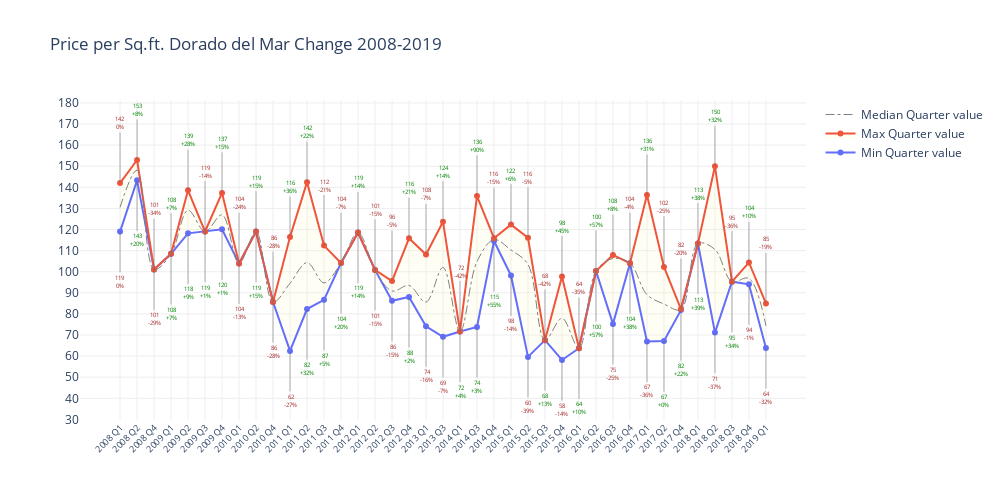

Notebook source saved alongside this figure:
### Code cell
fig = go.Figure()
fig.add_trace(go.Scatter(x= comps_q_sq.index, 
                         y= comps_q_sq['Price_min'],
                         mode='lines+markers',
                         name = 'Min Quarter value'
                           ))
fig.add_trace(go.Scatter(x= comps_q_sq.index, 
                         y= comps_q_sq['Price_max'],
                         mode='lines+markers',
                         name = 'Max Quarter value',
                         fill='tonexty',fillcolor='rgba(248, 245, 159, 0.1)'
                           ))
fig.add_trace(go.Scatter(x= comps_q_sq.index, 
                         y= comps_q_sq['Price_median'],
                         mode='lines',
                         name = 'Median Quarter value',
                         line = dict(shape = 'spline', width=1, dash='dashdot', color='grey')
                           ))
fig.update_layout(title_text='Price per Sq.ft. Dorado del Mar Change 2008-2019',
                  width=1000, height=500, plot_bgcolor='rgba(0,0,0,0)', showlegend=True,
                  yaxis=dict(gridcolor='#EEEEEE', nticks=18),
                  xaxis=dict(tickangle=-45, gridcolor='#EEEEEE', 
                             tickfont=dict(size=9)))
fig.update_layout(annotations=annotations_min)


fig.show()

### Figure 1 — Plotly figure (JSON) as saved in the notebook; plotly's stock layout.template omitted (floating-point values rounded to 4 significant figures)
{"data": [{"mode": "lines+markers", "name": "Min Quarter value", "type": "scatter", "x": ["2008 Q1", "2008 Q2", "2008 Q4", "2009 Q1", "2009 Q2", "2009 Q3", "2009 Q4", "2010 Q1", "2010 Q2", "2010 Q4", "2011 Q1", "2011 Q2", "2011 Q3", "2011 Q4", "2012 Q1", "2012 Q2", "2012 Q3", "2012 Q4", "2013 Q1", "2013 Q3", "2014 Q1", "2014 Q3", "2014 Q4", "2015 Q1", "2015 Q2", "2015 Q3", "2015 Q4", "2016 Q1", "2016 Q2", "2016 Q3", "2016 Q4", "2017 Q1", "2017 Q2", "2017 Q4", "2018 Q1", "2018 Q2", "2018 Q3", "2018 Q4", "2019 Q1"], "y": [119.0, 143.3, 101.1, 108.5, 118.2, 119.0, 120.1, 103.9, 119.0, 85.62, 62.48, 82.29, 86.67, 104.1, 118.6, 100.9, 86.21, 88.02, 74.15, 69.16, 71.66, 73.79, 114.6, 98.23, 59.63, 67.57, 58.16, 63.72, 100.3, 75.28, 104.0, 66.96, 67.11, 81.8, 113.4, 71.16, 95.28, 94.05, 63.82]}, {"fill": "tonexty", "fillcolor": "rgba(248, 245, 159, 0.1)", "mode": "lines+markers", "name": "Max Quarter value", "type": "scatter", "x": ["2008 Q1", "2008 Q2", "2008 Q4", "2009 Q1", "2009 Q2", "2009 Q3", "2009 Q4", "2010 Q1", "2010 Q2", "2010 Q4", "2011 Q1", "2011 Q2", "2011 Q3", "2011 Q4", "2012 Q1", "2012 Q2", "2012 Q3", "2012 Q4", "2013 Q1", "2013 Q3", "2014 Q1", "2014 Q3", "2014 Q4", "2015 Q1", "2015 Q2", "2015 Q3", "2015 Q4", "2016 Q1", "2016 Q2", "2016 Q3", "2016 Q4", "2017 Q1", "2017 Q2", "2017 Q4", "2018 Q1", "2018 Q2", "2018 Q3", "2018 Q4", "2019 Q1"], "y": [142.0, 152.9, 101.1, 108.5, 138.6, 119.0, 137.4, 103.9, 119.0, 85.62, 116.5, 142.4, 112.4, 104.1, 118.6, 100.9, 95.54, 115.9, 108.2, 123.7, 71.66, 135.9, 115.9, 122.3, 116.1, 67.57, 97.72, 63.72, 100.3, 108.0, 104.0, 136.4, 102.3, 82.3, 113.4, 150.0, 95.28, 104.4, 84.96]}, {"line": {"color": "grey", "dash": "dashdot", "shape": "spline", "width": 1}, "mode": "lines", "name": "Median Quarter value", "type": "scatter", "x": ["2008 Q1", "2008 Q2", "2008 Q4", "2009 Q1", "2009 Q2", "2009 Q3", "2009 Q4", "2010 Q1", "2010 Q2", "2010 Q4", "2011 Q1", "2011 Q2", "2011 Q3", "2011 Q4", "2012 Q1", "2012 Q2", "2012 Q3", "2012 Q4", "2013 Q1", "2013 Q3", "2014 Q1", "2014 Q3", "2014 Q4", "2015 Q1", "2015 Q2", "2015 Q3", "2015 Q4", "2016 Q1", "2016 Q2", "2016 Q3", "2016 Q4", "2017 Q1", "2017 Q2", "2017 Q4", "2018 Q1", "2018 Q2", "2018 Q3", "2018 Q4", "2019 Q1"], "y": [130.5, 148.1, 101.1, 108.5, 129.1, 119.0, 127.0, 103.9, 119.0, 85.62, 94.49, 104.3, 94.75, 104.1, 118.6, 100.9, 90.87, 93.48, 85.61, 102.0, 71.66, 104.8, 115.2, 110.3, 103.4, 67.57, 77.94, 63.72, 100.3, 106.2, 104.0, 89.14, 84.7, 82.05, 113.4, 110.6, 95.28, 96.85, 74.39]}], "layout": {"annotations": [{"arrowcolor": "#616161", "arrowhead": 0, "arrowwidth": 0.5, "ax": 0, "ay": 50, "font": {"color": "brown", "size": 6}, "opacity": 1, "showarrow": true, "text": "119<br>0%", "x": 0, "y": 119.0}, {"arrowcolor": "#616161", "arrowhead": 0, "arrowwidth": 0.5, "ax": 0, "ay": 60, "font": {"color": "green", "size": 6}, "opacity": 1, "showarrow": true, "text": "143<br>+20%", "x": 1, "y": 143.3}, {"arrowcolor": "#616161", "arrowhead": 0, "arrowwidth": 0.5, "ax": 0, "ay": 50, "font": {"color": "brown", "size": 6}, "opacity": 1, "showarrow": true, "text": "101<br>-29%", "x": 2, "y": 101.1}, {"arrowcolor": "#616161", "arrowhead": 0, "arrowwidth": 0.5, "ax": 0, "ay": 60, "font": {"color": "green", "size": 6}, "opacity": 1, "showarrow": true, "text": "108<br>+7%", "x": 3, "y": 108.5}, {"arrowcolor": "#616161", "arrowhead": 0, "arrowwidth": 0.5, "ax": 0, "ay": 60, "font": {"color": "green", "size": 6}, "opacity": 1, "showarrow": true, "text": "118<br>+9%", "x": 4, "y": 118.2}, {"arrowcolor": "#616161", "arrowhead": 0, "arrowwidth": 0.5, "ax": 0, "ay": 60, "font": {"color": "green", "size": 6}, "opacity": 1, "showarrow": true, "text": "119<br>+1%", "x": 5, "y": 119.0}, {"arrowcolor": "#616161", "arrowhead": 0, "arrowwidth": 0.5, "ax": 0, "ay": 60, "font": {"color": "green", "size": 6}, "opacity": 1, "showarrow": true, "text": "120<br>+1%", "x": 6, "y": 120.1}, {"arrowcolor": "#616161", "arrowhead": 0, "arrowwidth": 0.5, "ax": 0, "ay": 50, "font": {"color": "brown", "size": 6}, "opacity": 1, "showarrow": true, "text": "104<br>-13%", "x": 7, "y": 103.9}, {"arrowcolor": "#616161", "arrowhead": 0, "arrowwidth": 0.5, "ax": 0, "ay": 60, "font": {"color": "green", "size": 6}, "opacity": 1, "showarrow": true, "text": "119<br>+15%", "x": 8, "y": 119.0}, {"arrowcolor": "#616161", "arrowhead": 0, "arrowwidth": 0.5, "ax": 0, "ay": 50, "font": {"color": "brown", "size": 6}, "opacity": 1, "showarrow": true, "text": "86<br>-28%", "x": 9, "y": 85.62}, {"arrowcolor": "#616161", "arrowhead": 0, "arrowwidth": 0.5, "ax": 0, "ay": 50, "font": {"color": "brown", "size": 6}, "opacity": 1, "showarrow": true, "text": "62<br>-27%", "x": 10, "y": 62.48}, {"arrowcolor": "#616161", "arrowhead": 0, "arrowwidth": 0.5, "ax": 0, "ay": 60, "font": {"color": "green", "size": 6}, "opacity": 1, "showarrow": true, "text": "82<br>+32%", "x": 11, "y": 82.29}, {"arrowcolor": "#616161", "arrowhead": 0, "arrowwidth": 0.5, "ax": 0, "ay": 60, "font": {"color": "green", "size": 6}, "opacity": 1, "showarrow": true, "text": "87<br>+5%", "x": 12, "y": 86.67}, {"arrowcolor": "#616161", "arrowhead": 0, "arrowwidth": 0.5, "ax": 0, "ay": 60, "font": {"color": "green", "size": 6}, "opacity": 1, "showarrow": true, "text": "104<br>+20%", "x": 13, "y": 104.1}, {"arrowcolor": "#616161", "arrowhead": 0, "arrowwidth": 0.5, "ax": 0, "ay": 60, "font": {"color": "green", "size": 6}, "opacity": 1, "showarrow": true, "text": "119<br>+14%", "x": 14, "y": 118.6}, {"arrowcolor": "#616161", "arrowhead": 0, "arrowwidth": 0.5, "ax": 0, "ay": 50, "font": {"color": "brown", "size": 6}, "opacity": 1, "showarrow": true, "text": "101<br>-15%", "x": 15, "y": 100.9}, {"arrowcolor": "#616161", "arrowhead": 0, "arrowwidth": 0.5, "ax": 0, "ay": 50, "font": {"color": "brown", "size": 6}, "opacity": 1, "showarrow": true, "text": "86<br>-15%", "x": 16, "y": 86.21}, {"arrowcolor": "#616161", "arrowhead": 0, "arrowwidth": 0.5, "ax": 0, "ay": 60, "font": {"color": "green", "size": 6}, "opacity": 1, "showarrow": true, "text": "88<br>+2%", "x": 17, "y": 88.02}, {"arrowcolor": "#616161", "arrowhead": 0, "arrowwidth": 0.5, "ax": 0, "ay": 50, "font": {"color": "brown", "size": 6}, "opacity": 1, "showarrow": true, "text": "74<br>-16%", "x": 18, "y": 74.15}, {"arrowcolor": "#616161", "arrowhead": 0, "arrowwidth": 0.5, "ax": 0, "ay": 50, "font": {"color": "brown", "size": 6}, "opacity": 1, "showarrow": true, "text": "69<br>-7%", "x": 19, "y": 69.16}, {"arrowcolor": "#616161", "arrowhead": 0, "arrowwidth": 0.5, "ax": 0, "ay": 60, "font": {"color": "green", "size": 6}, "opacity": 1, "showarrow": true, "text": "72<br>+4%", "x": 20, "y": 71.66}, {"arrowcolor": "#616161", "arrowhead": 0, "arrowwidth": 0.5, "ax": 0, "ay": 60, "font": {"color": "green", "size": 6}, "opacity": 1, "showarrow": true, "text": "74<br>+3%", "x": 21, "y": 73.79}, {"arrowcolor": "#616161", "arrowhead": 0, "arrowwidth": 0.5, "ax": 0, "ay": 60, "font": {"color": "green", "size": 6}, "opacity": 1, "showarrow": true, "text": "115<br>+55%", "x": 22, "y": 114.6}, {"arrowcolor": "#616161", "arrowhead": 0, "arrowwidth": 0.5, "ax": 0, "ay": 50, "font": {"color": "brown", "size": 6}, "opacity": 1, "showarrow": true, "text": "98<br>-14%", "x": 23, "y": 98.23}, {"arrowcolor": "#616161", "arrowhead": 0, "arrowwidth": 0.5, "ax": 0, "ay": 50, "font": {"color": "brown", "size": 6}, "opacity": 1, "showarrow": true, "text": "60<br>-39%", "x": 24, "y": 59.63}, {"arrowcolor": "#616161", "arrowhead": 0, "arrowwidth": 0.5, "ax": 0, "ay": 60, "font": {"color": "green", "size": 6}, "opacity": 1, "showarrow": true, "text": "68<br>+13%", "x": 25, "y": 67.57}, {"arrowcolor": "#616161", "arrowhead": 0, "arrowwidth": 0.5, "ax": 0, "ay": 50, "font": {"color": "brown", "size": 6}, "opacity": 1, "showarrow": true, "text": "58<br>-14%", "x": 26, "y": 58.16}, {"arrowcolor": "#616161", "arrowhead": 0, "arrowwidth": 0.5, "ax": 0, "ay": 60, "font": {"color": "green", "size": 6}, "opacity": 1, "showarrow": true, "text": "64<br>+10%", "x": 27, "y": 63.72}, {"arrowcolor": "#616161", "arrowhead": 0, "arrowwidth": 0.5, "ax": 0, "ay": 60, "font": {"color": "green", "size": 6}, "opacity": 1, "showarrow": true, "text": "100<br>+57%", "x": 28, "y": 100.3}, {"arrowcolor": "#616161", "arrowhead": 0, "arrowwidth": 0.5, "ax": 0, "ay": 50, "font": {"color": "brown", "size": 6}, "opacity": 1, "showarrow": true, "text": "75<br>-25%", "x": 29, "y": 75.28}, {"arrowcolor": "#616161", "arrowhead": 0, "arrowwidth": 0.5, "ax": 0, "ay": 60, "font": {"color": "green", "size": 6}, "opacity": 1, "showarrow": true, "text": "104<br>+38%", "x": 30, "y": 104.0}, {"arrowcolor": "#616161", "arrowhead": 0, "arrowwidth": 0.5, "ax": 0, "ay": 50, "font": {"color": "brown", "size": 6}, "opacity": 1, "showarrow": true, "text": "67<br>-36%", "x": 31, "y": 66.96}, {"arrowcolor": "#616161", "arrowhead": 0, "arrowwidth": 0.5, "ax": 0, "ay": 60, "font": {"color": "green", "size": 6}, "opacity": 1, "showarrow": true, "text": "67<br>+0%", "x": 32, "y": 67.11}, {"arrowcolor": "#616161", "arrowhead": 0, "arrowwidth": 0.5, "ax": 0, "ay": 60, "font": {"color": "green", "size": 6}, "opacity": 1, "showarrow": true, "text": "82<br>+22%", "x": 33, "y": 81.8}, {"arrowcolor": "#616161", "arrowhead": 0, "arrowwidth": 0.5, "ax": 0, "ay": 60, "font": {"color": "green", "size": 6}, "opacity": 1, "showarrow": true, "text": "113<br>+39%", "x": 34, "y": 113.4}, {"arrowcolor": "#616161", "arrowhead": 0, "arrowwidth": 0.5, "ax": 0, "ay": 50, "font": {"color": "brown", "size": 6}, "opacity": 1, "showarrow": true, "text": "71<br>-37%", "x": 35, "y": 71.16}, {"arrowcolor": "#616161", "arrowhead": 0, "arrowwidth": 0.5, "ax": 0, "ay": 60, "font": {"color": "green", "size": 6}, "opacity": 1, "showarrow": true, "text": "95<br>+34%", "x": 36, "y": 95.28}, {"arrowcolor": "#616161", "arrowhead": 0, "arrowwidth": 0.5, "ax": 0, "ay": 50, "font": {"color": "brown", "size": 6}, "opacity": 1, "showarrow": true, "text": "94<br>-1%", "x": 37, "y": 94.05}, {"arrowcolor": "#616161", "arrowhead": 0, "arrowwidth": 0.5, "ax": 0, "ay": 50, "font": {"color": "brown", "size": 6}, "opacity": 1, "showarrow": true, "text": "64<br>-32%", "x": 38, "y": 63.82}, {"arrowcolor": "#616161", "arrowhead": 0, "arrowwidth": 0.5, "ax": 0, "ay": -60, "font": {"color": "brown", "size": 6}, "opacity": 1, "showarrow": true, "text": "142<br>0%", "x": 0, "y": 142.0}, {"arrowcolor": "#616161", "arrowhead": 0, "arrowwidth": 0.5, "ax": 0, "ay": -50, "font": {"color": "green", "size": 6}, "opacity": 1, "showarrow": true, "text": "153<br>+8%", "x": 1, "y": 152.9}, {"arrowcolor": "#616161", "arrowhead": 0, "arrowwidth": 0.5, "ax": 0, "ay": -60, "font": {"color": "brown", "size": 6}, "opacity": 1, "showarrow": true, "text": "101<br>-34%", "x": 2, "y": 101.1}, {"arrowcolor": "#616161", "arrowhead": 0, "arrowwidth": 0.5, "ax": 0, "ay": -50, "font": {"color": "green", "size": 6}, "opacity": 1, "showarrow": true, "text": "108<br>+7%", "x": 3, "y": 108.5}, {"arrowcolor": "#616161", "arrowhead": 0, "arrowwidth": 0.5, "ax": 0, "ay": -50, "font": {"color": "green", "size": 6}, "opacity": 1, "showarrow": true, "text": "139<br>+28%", "x": 4, "y": 138.6}, {"arrowcolor": "#616161", "arrowhead": 0, "arrowwidth": 0.5, "ax": 0, "ay": -60, "font": {"color": "brown", "size": 6}, "opacity": 1, "showarrow": true, "text": "119<br>-14%", "x": 5, "y": 119.0}, {"arrowcolor": "#616161", "arrowhead": 0, "arrowwidth": 0.5, "ax": 0, "ay": -50, "font": {"color": "green", "size": 6}, "opacity": 1, "showarrow": true, "text": "137<br>+15%", "x": 6, "y": 137.4}, {"arrowcolor": "#616161", "arrowhead": 0, "arrowwidth": 0.5, "ax": 0, "ay": -60, "font": {"color": "brown", "size": 6}, "opacity": 1, "showarrow": true, "text": "104<br>-24%", "x": 7, "y": 103.9}, {"arrowcolor": "#616161", "arrowhead": 0, "arrowwidth": 0.5, "ax": 0, "ay": -50, "font": {"color": "green", "size": 6}, "opacity": 1, "showarrow": true, "text": "119<br>+15%", "x": 8, "y": 119.0}, {"arrowcolor": "#616161", "arrowhead": 0, "arrowwidth": 0.5, "ax": 0, "ay": -60, "font": {"color": "brown", "size": 6}, "opacity": 1, "showarrow": true, "text": "86<br>-28%", "x": 9, "y": 85.62}, {"arrowcolor": "#616161", "arrowhead": 0, "arrowwidth": 0.5, "ax": 0, "ay": -50, "font": {"color": "green", "size": 6}, "opacity": 1, "showarrow": true, "text": "116<br>+36%", "x": 10, "y": 116.5}, {"arrowcolor": "#616161", "arrowhead": 0, "arrowwidth": 0.5, "ax": 0, "ay": -50, "font": {"color": "green", "size": 6}, "opacity": 1, "showarrow": true, "text": "142<br>+22%", "x": 11, "y": 142.4}, {"arrowcolor": "#616161", "arrowhead": 0, "arrowwidth": 0.5, "ax": 0, "ay": -60, "font": {"color": "brown", "size": 6}, "opacity": 1, "showarrow": true, "text": "112<br>-21%", "x": 12, "y": 112.4}, {"arrowcolor": "#616161", "arrowhead": 0, "arrowwidth": 0.5, "ax": 0, "ay": -60, "font": {"color": "brown", "size": 6}, "opacity": 1, "showarrow": true, "text": "104<br>-7%", "x": 13, "y": 104.1}, {"arrowcolor": "#616161", "arrowhead": 0, "arrowwidth": 0.5, "ax": 0, "ay": -50, "font": {"color": "green", "size": 6}, "opacity": 1, "showarrow": true, "text": "119<br>+14%", "x": 14, "y": 118.6}, {"arrowcolor": "#616161", "arrowhead": 0, "arrowwidth": 0.5, "ax": 0, "ay": -60, "font": {"color": "brown", "size": 6}, "opacity": 1, "showarrow": true, "text": "101<br>-15%", "x": 15, "y": 100.9}, {"arrowcolor": "#616161", "arrowhead": 0, "arrowwidth": 0.5, "ax": 0, "ay": -60, "font": {"color": "brown", "size": 6}, "opacity": 1, "showarrow": true, "text": "96<br>-5%", "x": 16, "y": 95.54}, {"arrowcolor": "#616161", "arrowhead": 0, "arrowwidth": 0.5, "ax": 0, "ay": -50, "font": {"color": "green", "size": 6}, "opacity": 1, "showarrow": true, "text": "116<br>+21%", "x": 17, "y": 115.9}, {"arrowcolor": "#616161", "arrowhead": 0, "arrowwidth": 0.5, "ax": 0, "ay": -60, "font": {"color": "brown", "size": 6}, "opacity": 1, "showarrow": true, "text": "108<br>-7%", "x": 18, "y": 108.2}, {"arrowcolor": "#616161", "arrowhead": 0, "arrowwidth": 0.5, "ax": 0, "ay": -50, "font": {"color": "green", "size": 6}, "opacity": 1, "showarrow": true, "text": "124<br>+14%", "x": 19, "y": 123.7}, {"arrowcolor": "#616161", "arrowhead": 0, "arrowwidth": 0.5, "ax": 0, "ay": -60, "font": {"color": "brown", "size": 6}, "opacity": 1, "showarrow": true, "text": "72<br>-42%", "x": 20, "y": 71.66}, {"arrowcolor": "#616161", "arrowhead": 0, "arrowwidth": 0.5, "ax": 0, "ay": -50, "font": {"color": "green", "size": 6}, "opacity": 1, "showarrow": true, "text": "136<br>+90%", "x": 21, "y": 135.9}, {"arrowcolor": "#616161", "arrowhead": 0, "arrowwidth": 0.5, "ax": 0, "ay": -60, "font": {"color": "brown", "size": 6}, "opacity": 1, "showarrow": true, "text": "116<br>-15%", "x": 22, "y": 115.9}, {"arrowcolor": "#616161", "arrowhead": 0, "arrowwidth": 0.5, "ax": 0, "ay": -50, "font": {"color": "green", "size": 6}, "opacity": 1, "showarrow": true, "text": "122<br>+6%", "x": 23, "y": 122.3}, {"arrowcolor": "#616161", "arrowhead": 0, "arrowwidth": 0.5, "ax": 0, "ay": -60, "font": {"color": "brown", "size": 6}, "opacity": 1, "showarrow": true, "text": "116<br>-5%", "x": 24, "y": 116.1}, {"arrowcolor": "#616161", "arrowhead": 0, "arrowwidth": 0.5, "ax": 0, "ay": -60, "font": {"color": "brown", "size": 6}, "opacity": 1, "showarrow": true, "text": "68<br>-42%", "x": 25, "y": 67.57}, {"arrowcolor": "#616161", "arrowhead": 0, "arrowwidth": 0.5, "ax": 0, "ay": -50, "font": {"color": "green", "size": 6}, "opacity": 1, "showarrow": true, "text": "98<br>+45%", "x": 26, "y": 97.72}, {"arrowcolor": "#616161", "arrowhead": 0, "arrowwidth": 0.5, "ax": 0, "ay": -60, "font": {"color": "brown", "size": 6}, "opacity": 1, "showarrow": true, "text": "64<br>-35%", "x": 27, "y": 63.72}, {"arrowcolor": "#616161", "arrowhead": 0, "arrowwidth": 0.5, "ax": 0, "ay": -50, "font": {"color": "green", "size": 6}, "opacity": 1, "showarrow": true, "text": "100<br>+57%", "x": 28, "y": 100.3}, {"arrowcolor": "#616161", "arrowhead": 0, "arrowwidth": 0.5, "ax": 0, "ay": -50, "font": {"color": "green", "size": 6}, "opacity": 1, "showarrow": true, "text": "108<br>+8%", "x": 29, "y": 108.0}, {"arrowcolor": "#616161", "arrowhead": 0, "arrowwidth": 0.5, "ax": 0, "ay": -60, "font": {"color": "brown", "size": 6}, "opacity": 1, "showarrow": true, "text": "104<br>-4%", "x": 30, "y": 104.0}, {"arrowcolor": "#616161", "arrowhead": 0, "arrowwidth": 0.5, "ax": 0, "ay": -50, "font": {"color": "green", "size": 6}, "opacity": 1, "showarrow": true, "text": "136<br>+31%", "x": 31, "y": 136.4}, {"arrowcolor": "#616161", "arrowhead": 0, "arrowwidth": 0.5, "ax": 0, "ay": -60, "font": {"color": "brown", "size": 6}, "opacity": 1, "showarrow": true, "text": "102<br>-25%", "x": 32, "y": 102.3}, {"arrowcolor": "#616161", "arrowhead": 0, "arrowwidth": 0.5, "ax": 0, "ay": -60, "font": {"color": "brown", "size": 6}, "opacity": 1, "showarrow": true, "text": "82<br>-20%", "x": 33, "y": 82.3}, {"arrowcolor": "#616161", "arrowhead": 0, "arrowwidth": 0.5, "ax": 0, "ay": -50, "font": {"color": "green", "size": 6}, "opacity": 1, "showarrow": true, "text": "113<br>+38%", "x": 34, "y": 113.4}, {"arrowcolor": "#616161", "arrowhead": 0, "arrowwidth": 0.5, "ax": 0, "ay": -50, "font": {"color": "green", "size": 6}, "opacity": 1, "showarrow": true, "text": "150<br>+32%", "x": 35, "y": 150.0}, {"arrowcolor": "#616161", "arrowhead": 0, "arrowwidth": 0.5, "ax": 0, "ay": -60, "font": {"color": "brown", "size": 6}, "opacity": 1, "showarrow": true, "text": "95<br>-36%", "x": 36, "y": 95.28}, {"arrowcolor": "#616161", "arrowhead": 0, "arrowwidth": 0.5, "ax": 0, "ay": -50, "font": {"color": "green", "size": 6}, "opacity": 1, "showarrow": true, "text": "104<br>+10%", "x": 37, "y": 104.4}, {"arrowcolor": "#616161", "arrowhead": 0, "arrowwidth": 0.5, "ax": 0, "ay": -60, "font": {"color": "brown", "size": 6}, "opacity": 1, "showarrow": true, "text": "85<br>-19%", "x": 38, "y": 84.96}], "height": 500, "plot_bgcolor": "rgba(0,0,0,0)", "showlegend": true, "title": {"text": "Price per Sq.ft. Dorado del Mar Change 2008-2019"}, "width": 1000, "xaxis": {"gridcolor": "#EEEEEE", "tickangle": -45, "tickfont": {"size": 9}}, "yaxis": {"gridcolor": "#EEEEEE", "nticks": 18}}}
